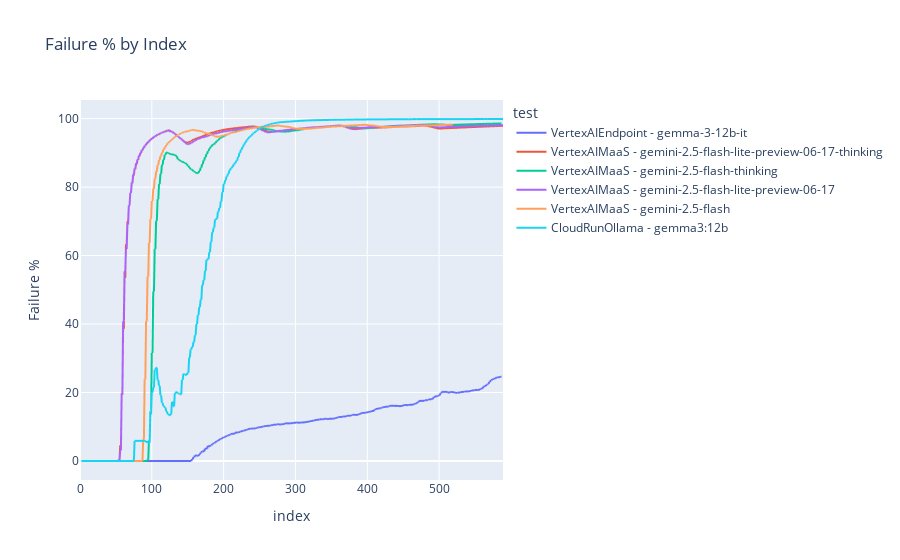

Notebook code for this chart:
### Markdown cell above
# FAILURES

### Code cell
px.line(
    history,
    x="index",
    y="Failure %",
    color="test",
    title="Failure % by Index"
)

### Figure 1 — Plotly figure (JSON) as saved in the notebook; plotly's stock layout.template omitted (floating-point values rounded to 4 significant figures; data arrays with more than 128 entries replaced by an {"elided": "..."} marker saying what was removed)
{"data": [{"hovertemplate": "test=VertexAIEndpoint - gemma-3-12b-it<br>index=%{x}<br>Failure %=%{y}<extra></extra>", "legendgroup": "VertexAIEndpoint - gemma-3-12b-it", "line": {"color": "#636efa", "dash": "solid"}, "marker": {"symbol": "circle"}, "mode": "lines", "name": "VertexAIEndpoint - gemma-3-12b-it", "showlegend": true, "type": "scattergl", "x": {"elided": "588 int values"}, "xaxis": "x", "y": {"elided": "588 float values"}, "yaxis": "y"}, {"hovertemplate": "test=VertexAIMaaS - gemini-2.5-flash-lite-preview-06-17-thinking<br>index=%{x}<br>Failure %=%{y}<extra></extra>", "legendgroup": "VertexAIMaaS - gemini-2.5-flash-lite-preview-06-17-thinking", "line": {"color": "#EF553B", "dash": "solid"}, "marker": {"symbol": "circle"}, "mode": "lines", "name": "VertexAIMaaS - gemini-2.5-flash-lite-preview-06-17-thinking", "showlegend": true, "type": "scattergl", "x": {"elided": "590 int values"}, "xaxis": "x", "y": {"elided": "590 float values"}, "yaxis": "y"}, {"hovertemplate": "test=VertexAIMaaS - gemini-2.5-flash-thinking<br>index=%{x}<br>Failure %=%{y}<extra></extra>", "legendgroup": "VertexAIMaaS - gemini-2.5-flash-thinking", "line": {"color": "#00cc96", "dash": "solid"}, "marker": {"symbol": "circle"}, "mode": "lines", "name": "VertexAIMaaS - gemini-2.5-flash-thinking", "showlegend": true, "type": "scattergl", "x": {"elided": "588 int values"}, "xaxis": "x", "y": {"elided": "588 float values"}, "yaxis": "y"}, {"hovertemplate": "test=VertexAIMaaS - gemini-2.5-flash-lite-preview-06-17<br>index=%{x}<br>Failure %=%{y}<extra></extra>", "legendgroup": "VertexAIMaaS - gemini-2.5-flash-lite-preview-06-17", "line": {"color": "#ab63fa", "dash": "solid"}, "marker": {"symbol": "circle"}, "mode": "lines", "name": "VertexAIMaaS - gemini-2.5-flash-lite-preview-06-17", "showlegend": true, "type": "scattergl", "x": {"elided": "590 int values"}, "xaxis": "x", "y": {"elided": "590 float values"}, "yaxis": "y"}, {"hovertemplate": "test=VertexAIMaaS - gemini-2.5-flash<br>index=%{x}<br>Failure %=%{y}<extra></extra>", "legendgroup": "VertexAIMaaS - gemini-2.5-flash", "line": {"color": "#FFA15A", "dash": "solid"}, "marker": {"symbol": "circle"}, "mode": "lines", "name": "VertexAIMaaS - gemini-2.5-flash", "showlegend": true, "type": "scattergl", "x": {"elided": "520 int values"}, "xaxis": "x", "y": {"elided": "520 float values"}, "yaxis": "y"}, {"hovertemplate": "test=CloudRunOllama - gemma3:12b<br>index=%{x}<br>Failure %=%{y}<extra></extra>", "legendgroup": "CloudRunOllama - gemma3:12b", "line": {"color": "#19d3f3", "dash": "solid"}, "marker": {"symbol": "circle"}, "mode": "lines", "name": "CloudRunOllama - gemma3:12b", "showlegend": true, "type": "scattergl", "x": {"elided": "590 int values"}, "xaxis": "x", "y": {"elided": "590 float values"}, "yaxis": "y"}], "layout": {"legend": {"title": {"text": "test"}, "tracegroupgap": 0}, "title": {"text": "Failure % by Index"}, "xaxis": {"anchor": "y", "domain": [0, 1], "title": {"text": "index"}}, "yaxis": {"anchor": "x", "domain": [0, 1], "title": {"text": "Failure %"}}}}
